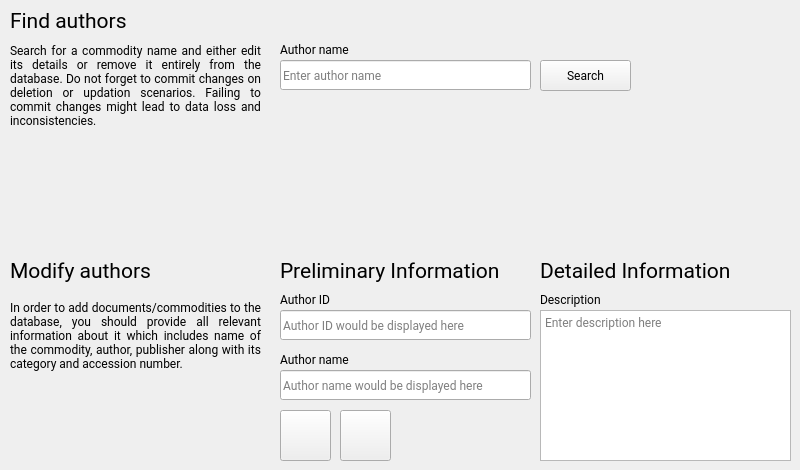
      <widget class="QWidget" name="tab_25">
       <attribute name="icon">
        <iconset resource="icons.qrc">
         <normaloff>:/icons/active_svg/modify.svg</normaloff>:/icons/active_svg/modify.svg</iconset>
       </attribute>
       <attribute name="title">
        <string/>
       </attribute>
       <widget class="QLabel" name="label_214">
        <property name="geometry">
         <rect>
          <x>10</x>
          <y>0</y>
          <width>211</width>
          <height>41</height>
         </rect>
        </property>
        <property name="font">
         <font>
          <family>Roboto</family>
          <pointsize>16</pointsize>
         </font>
        </property>
        <property name="text">
         <string>Find authors</string>
        </property>
       </widget>
       <widget class="QLabel" name="label_216">
        <property name="geometry">
         <rect>
          <x>10</x>
          <y>40</y>
          <width>251</width>
          <height>91</height>
         </rect>
        </property>
        <property name="font">
         <font>
          <family>Roboto</family>
          <weight>50</weight>
          <italic>false</italic>
          <bold>false</bold>
         </font>
        </property>
        <property name="styleSheet">
         <string notr="true"/>
        </property>
        <property name="text">
         <string>Search for a commodity name and either edit its details or remove it entirely from the database. Do not forget to commit changes on deletion or updation scenarios. Failing to commit changes might lead to data loss and inconsistencies.</string>
        </property>
        <property name="alignment">
         <set>Qt::AlignJustify|Qt::AlignVCenter</set>
        </property>
        <property name="wordWrap">
         <bool>true</bool>
        </property>
       </widget>
       <widget class="QLineEdit" name="lineEdit_50">
        <property name="geometry">
         <rect>
          <x>280</x>
          <y>60</y>
          <width>251</width>
          <height>30</height>
         </rect>
        </property>
        <property name="font">
         <font>
          <family>Roboto</family>
          <weight>50</weight>
          <bold>false</bold>
         </font>
        </property>
        <property name="placeholderText">
         <string>Enter author name</string>
        </property>
       </widget>
       <widget class="QLabel" name="label_90">
        <property name="geometry">
         <rect>
          <x>280</x>
          <y>40</y>
          <width>121</width>
          <height>18</height>
         </rect>
        </property>
        <property name="font">
         <font>
          <family>Roboto</family>
          <weight>50</weight>
          <bold>false</bold>
         </font>
        </property>
        <property name="text">
         <string>Author name</string>
        </property>
       </widget>
       <widget class="QLabel" name="label_217">
        <property name="geometry">
         <rect>
          <x>280</x>
          <y>250</y>
          <width>251</width>
          <height>41</height>
         </rect>
        </property>
        <property name="font">
         <font>
          <family>Roboto</family>
          <pointsize>16</pointsize>
         </font>
        </property>
        <property name="text">
         <string>Preliminary Information</string>
        </property>
       </widget>
       <widget class="QLabel" name="label_218">
        <property name="geometry">
         <rect>
          <x>10</x>
          <y>290</y>
          <width>251</width>
          <height>91</height>
         </rect>
        </property>
        <property name="font">
         <font>
          <family>Roboto</family>
          <weight>50</weight>
          <italic>false</italic>
          <bold>false</bold>
         </font>
        </property>
        <property name="styleSheet">
         <string notr="true"/>
        </property>
        <property name="text">
         <string>In order to add documents/commodities to the database, you should provide all relevant information about it which includes name of the commodity, author, publisher along with its category and accession number. </string>
        </property>
        <property name="alignment">
         <set>Qt::AlignJustify|Qt::AlignVCenter</set>
        </property>
        <property name="wordWrap">
         <bool>true</bool>
        </property>
       </widget>
       <widget class="QLabel" name="label_95">
        <property name="geometry">
         <rect>
          <x>280</x>
          <y>290</y>
          <width>121</width>
          <height>18</height>
         </rect>
        </property>
        <property name="font">
         <font>
          <family>Roboto</family>
          <weight>50</weight>
          <bold>false</bold>
         </font>
        </property>
        <property name="text">
         <string>Author ID</string>
        </property>
       </widget>
       <widget class="QLabel" name="label_91">
        <property name="geometry">
         <rect>
          <x>280</x>
          <y>350</y>
          <width>121</width>
          <height>18</height>
         </rect>
        </property>
        <property name="font">
         <font>
          <family>Roboto</family>
          <weight>50</weight>
          <bold>false</bold>
         </font>
        </property>
        <property name="text">
         <string>Author name</string>
        </property>
       </widget>
       <widget class="QLineEdit" name="lineEdit_52">
        <property name="geometry">
         <rect>
          <x>280</x>
          <y>310</y>
          <width>251</width>
          <height>30</height>
         </rect>
        </property>
        <property name="font">
         <font>
          <family>Roboto</family>
          <weight>50</weight>
          <bold>false</bold>
         </font>
        </property>
        <property name="placeholderText">
         <string>Author ID would be displayed here</string>
        </property>
       </widget>
       <widget class="QLineEdit" name="lineEdit_56">
        <property name="geometry">
         <rect>
          <x>280</x>
          <y>370</y>
          <width>251</width>
          <height>30</height>
         </rect>
        </property>
        <property name="font">
         <font>
          <family>Roboto</family>
          <weight>50</weight>
          <bold>false</bold>
         </font>
        </property>
        <property name="placeholderText">
         <string>Author name would be displayed here</string>
        </property>
       </widget>
       <widget class="QLabel" name="label_219">
        <property name="geometry">
         <rect>
          <x>10</x>
          <y>250</y>
          <width>211</width>
          <height>41</height>
         </rect>
        </property>
        <property name="font">
         <font>
          <family>Roboto</family>
          <pointsize>16</pointsize>
         </font>
        </property>
        <property name="text">
         <string>Modify authors</string>
        </property>
       </widget>
       <widget class="QTextEdit" name="textEdit_9">
        <property name="geometry">
         <rect>
          <x>540</x>
          <y>310</y>
          <width>251</width>
          <height>151</height>
         </rect>
        </property>
        <property name="font">
         <font>
          <family>Roboto</family>
          <weight>50</weight>
          <bold>false</bold>
         </font>
        </property>
        <property name="placeholderText">
         <string>Enter description here</string>
        </property>
       </widget>
       <widget class="QLabel" name="label_220">
        <property name="geometry">
         <rect>
          <x>540</x>
          <y>250</y>
          <width>251</width>
          <height>41</height>
         </rect>
        </property>
        <property name="font">
         <font>
          <family>Roboto</family>
          <pointsize>16</pointsize>
         </font>
        </property>
        <property name="text">
         <string>Detailed Information</string>
        </property>
       </widget>
       <widget class="QLabel" name="label_98">
        <property name="geometry">
         <rect>
          <x>540</x>
          <y>290</y>
          <width>121</width>
          <height>18</height>
         </rect>
        </property>
        <property name="font">
         <font>
          <family>Roboto</family>
          <weight>50</weight>
          <bold>false</bold>
         </font>
        </property>
        <property name="text">
         <string>Description</string>
        </property>
       </widget>
       <widget class="QPushButton" name="pushButton_37">
        <property name="geometry">
         <rect>
          <x>340</x>
          <y>410</y>
          <width>51</width>
          <height>51</height>
         </rect>
        </property>
        <property name="text">
         <string/>
        </property>
        <property name="icon">
         <iconset resource="icons.qrc">
          <normaloff>:/icons/active_svg/remove.svg</normaloff>:/icons/active_svg/remove.svg</iconset>
        </property>
        <property name="iconSize">
         <size>
          <width>64</width>
          <height>64</height>
         </size>
        </property>
       </widget>
       <widget class="QPushButton" name="pushButton_38">
        <property name="geometry">
         <rect>
          <x>280</x>
          <y>410</y>
          <width>51</width>
          <height>51</height>
         </rect>
        </property>
        <property name="text">
         <string/>
        </property>
        <property name="icon">
         <iconset resource="icons.qrc">
          <normaloff>:/icons/active_svg/save.svg</normaloff>:/icons/active_svg/save.svg</iconset>
        </property>
        <property name="iconSize">
         <size>
          <width>64</width>
          <height>64</height>
         </size>
        </property>
       </widget>
       <widget class="QPushButton" name="pushButton_43">
        <property name="geometry">
         <rect>
          <x>540</x>
          <y>60</y>
          <width>91</width>
          <height>31</height>
         </rect>
        </property>
        <property name="font">
         <font>
          <family>Roboto</family>
         </font>
        </property>
        <property name="text">
         <string>Search</string>
        </property>
        <property name="icon">
         <iconset resource="icons.qrc">
          <normaloff>:/icons/active_svg/search.svg</normaloff>:/icons/active_svg/search.svg</iconset>
        </property>
        <property name="iconSize">
         <size>
          <width>32</width>
          <height>32</height>
         </size>
        </property>
       </widget>
      </widget>
